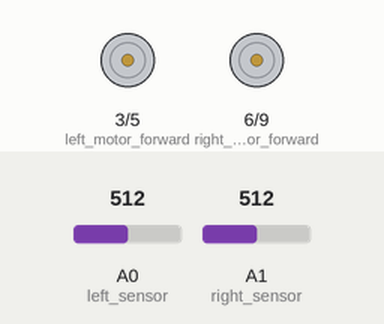
This sketch was run on a simulated Arduino Uno, built with avr-gcc and run on an emulated ATmega328P. Parts: motor-driver pin pairs drawn as motors (green arrow = first pin HIGH = forward, orange = second pin HIGH = backward, longer = more drive). Inputs (shaded band) come from the test bench; at power-on: A0 (left_sensor) = 512, A1 (right_sensor) = 512.

Above: at 1.2 s.
1.3 s: A0 (left_sensor) set to 482
At 2.1 s:
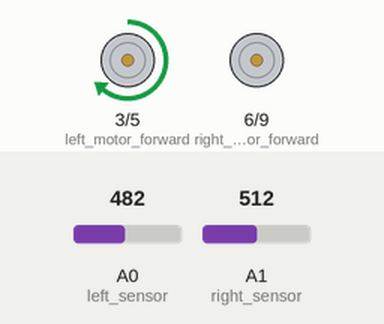
2.8 s: A1 (right_sensor) set to 487
At 3.3 s:
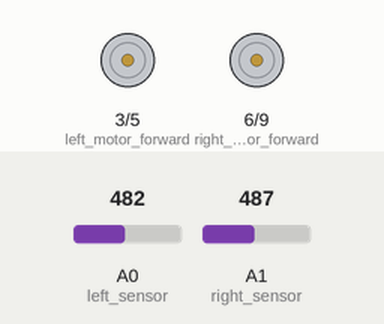
4.3 s: A0 (left_sensor) set to 510
At 5.4 s:
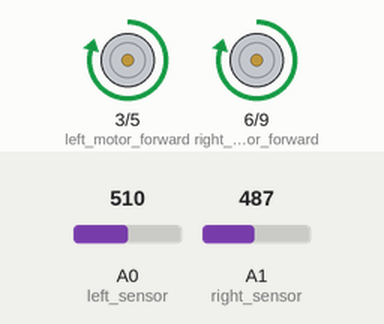
Timing chart, 0 to 7.3 s (numbered marks = the images above; inputs shaded):
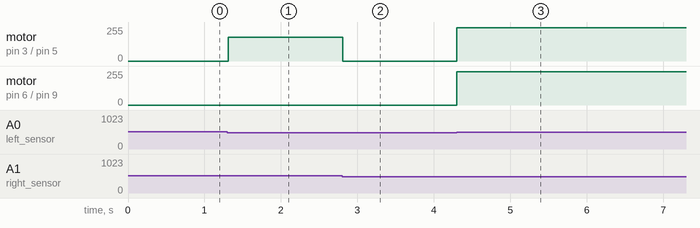

Measured:
- the behaviour switches between 500 and 499 on A0 (left_sensor) (found by bisection; images 0 and 1)
- the behaviour switches between 500 and 499 on A1 (right_sensor) (found by bisection; images 1 and 2)
- after the input at 1.3 s, motor on pin 3 (left_motor_forward) / pin 5 (left_motor_reverse): stopped → forward 180/255 at once
- after the input at 2.8 s, motor on pin 3 (left_motor_forward) / pin 5 (left_motor_reverse): forward 180/255 → stopped at once
- after the input at 4.3 s, motor on pin 3 (left_motor_forward) / pin 5 (left_motor_reverse), motor on pin 6 (right_motor_forward) / pin 9 (right_motor_reverse): stopped → forward 250/255 at once

The sketch:

lfr_motor_speed.ino
```cpp
int left_motor_forward = 3;
int left_motor_reverse = 5;
int right_motor_forward = 6;
int right_motor_reverse = 9;

int left_sensor = A0;
int right_sensor = A1;

void setup() {
  // put your setup code here, to run once:

pinMode(left_motor_forward,OUTPUT);
pinMode(left_motor_reverse,OUTPUT);
pinMode(right_motor_forward,OUTPUT);
pinMode(right_motor_reverse,OUTPUT);
pinMode(left_sensor,INPUT);
pinMode(right_sensor,INPUT);

}

void loop() {
 if(analogRead(left_sensor)>500 && analogRead(right_sensor)<500)
 {
  analogWrite(left_motor_forward,250);
  analogWrite(right_motor_forward,250);
 }

else if(analogRead(left_sensor)<500 && analogRead(right_sensor)>=500)
 {
  analogWrite(left_motor_forward,180);
  analogWrite(right_motor_forward,0);
 }


 else if(analogRead(left_sensor)>=500 && analogRead(right_sensor)<500)
 {
  analogWrite(left_motor_forward,0);
  analogWrite(right_motor_forward,180);
 }


else
{
   analogWrite(left_motor_forward,0);
  analogWrite(right_motor_forward,0);
}
delay(10);
}
```
